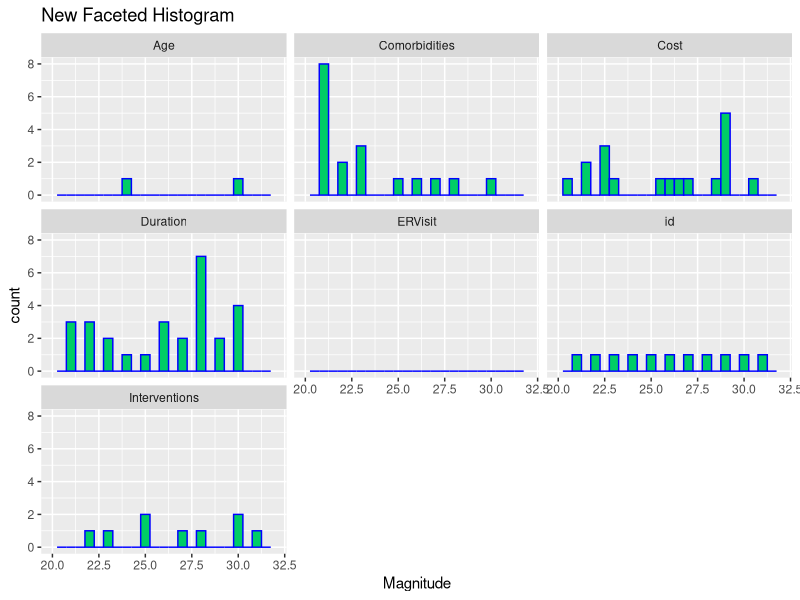
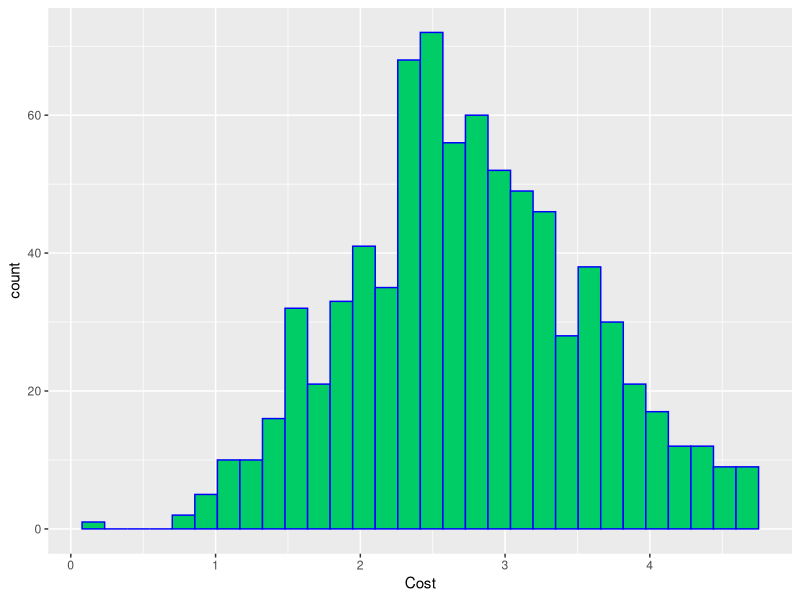
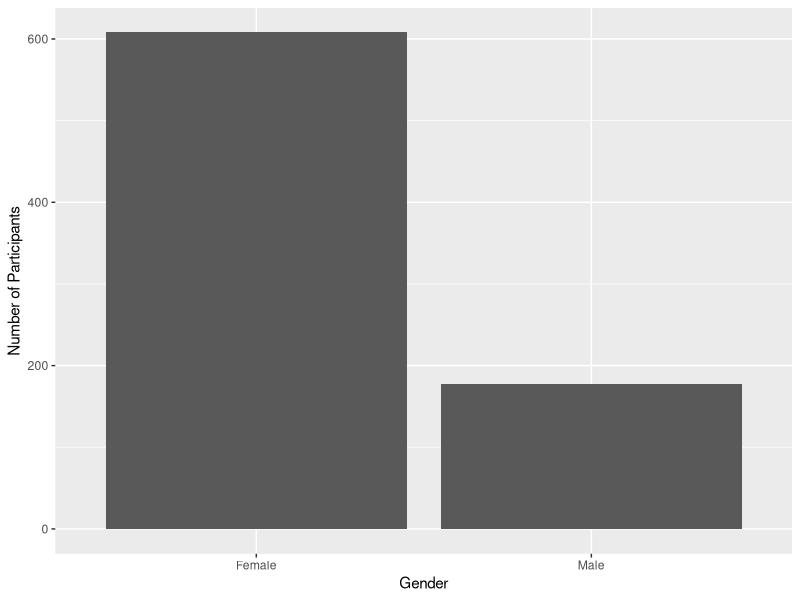
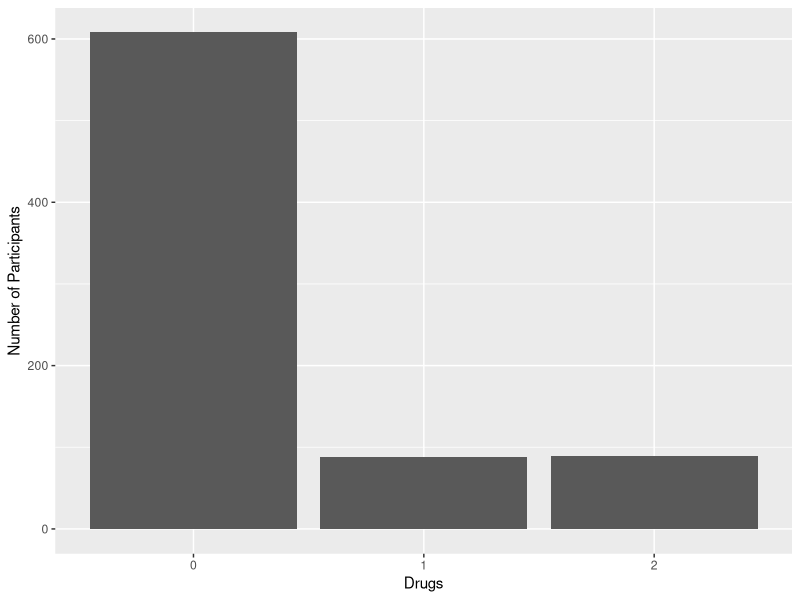
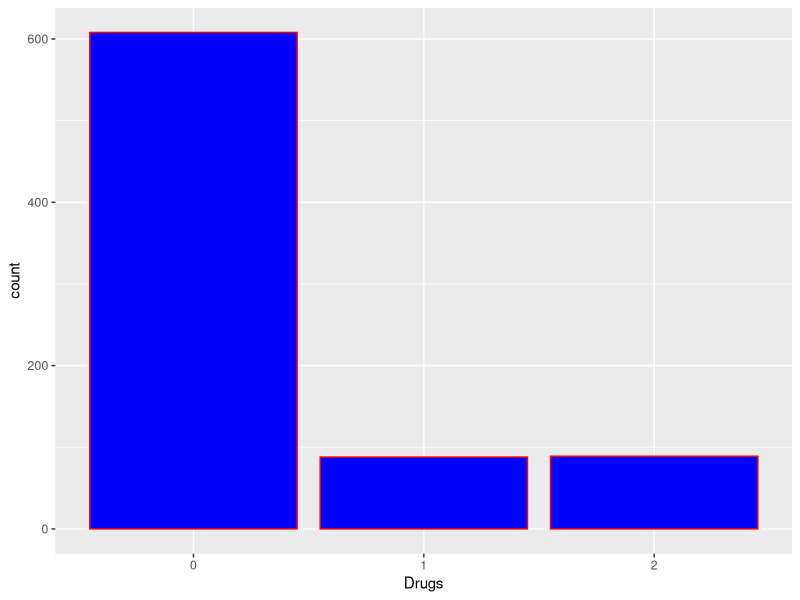
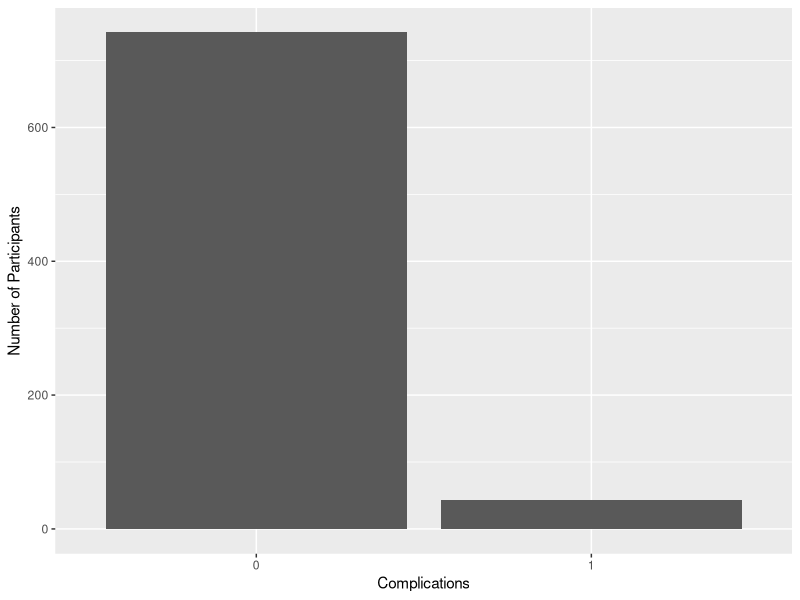
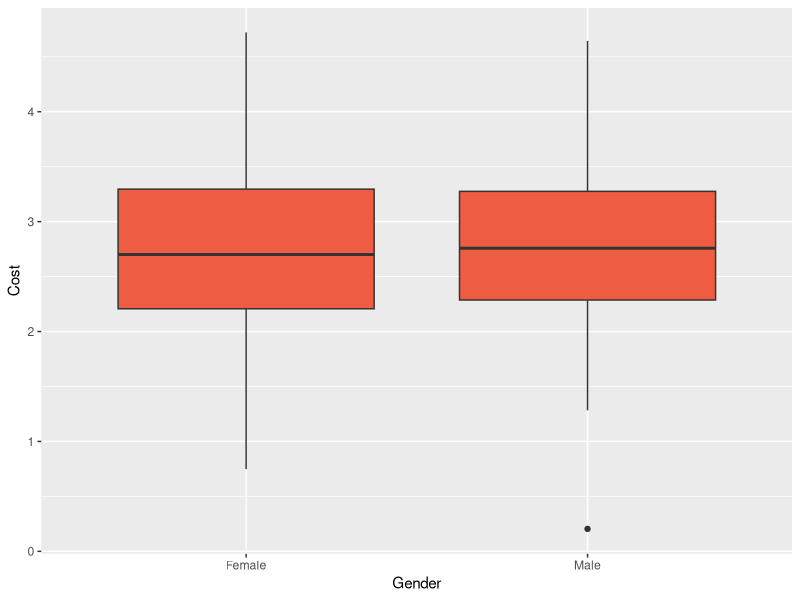
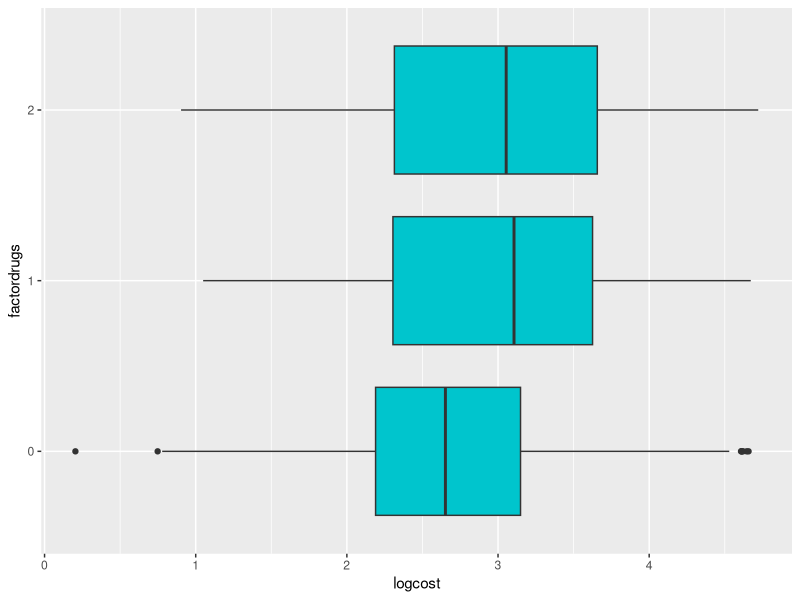

These figures' R source, in order:
## ---- chunk 1
# FILL ME IN
df=read.csv("heart_disease.csv", header=TRUE, stringsAsFactors = TRUE)
# df
## ---- chunk 2
# FILL ME IN
summary(df)
## ---- chunk 3
# FILL ME IN
df$Drugs <- factor(df$Drugs)
df$Complications <- factor(df$Complications)
df
summary(df)
## ---- chunk 4
suppressMessages(library(tidyverse))
# FILL ME IN
dfnew=df %>%
select(-id)
# dfnew
## ---- chunk 5
# FILL ME IN
dfnew=df %>%
  dplyr:: select(Cost,Age,Interventions,ERVisit, Comorbidities, Duration,id) %>%
  gather()
df7=dfnew %>%
  ggplot( mapping=aes(x=value))+
  geom_histogram(color="blue",fill="springgreen3",bins=25) +scale_x_continuous(lim = c(20, 32))
df7+ facet_wrap(~key)+labs(x = "Magnitude")+ggtitle("New Faceted Histogram")
## ---- chunk 6
# FILL ME IN
df %>% filter(.,Cost>0) -> df
df$Cost = log10(df$Cost)
# df
df %>%
  ggplot(aes(x=Cost))+
  geom_histogram(color="blue",fill="springgreen3")
## ---- chunk 7
# FILL ME IN
table(df$Gender)
df.gender<- ggplot(data=df, aes(x=Gender))+geom_bar()+labs(y="Number of Participants")
df.gender
#dfmatrix=as.matrix(df)(Failed tries)
#barplot(dfmatrix)
#barplot(Gender)
#barplot(factor(df$Gender))
## ---- chunk 8
# FILL ME IN
table(df$Drugs)
df.drugs<- ggplot(data=df, aes(x=Drugs))+geom_bar()+labs(y="Number of Participants")
df.drugs
#Another Method
ggplot(data=df,mapping=aes(x=Drugs)) + 
  geom_bar(color="red",fill="blue")
count(df,Drugs)


#barplot(dfmatrix)
#barplot(Gender)
#barplot(factor(df$Gender))
## ---- chunk 9
# FILL ME IN
table(df$Complications)
df.comp<- ggplot(data=df, aes(x=Complications), fill="red")+geom_bar()+labs(y="Number of Participants")
df.comp
#barplot(dfmatrix)
#barplot(Gender)
#barplot(factor(df$Gender))
## ---- chunk 10
# FILL ME IN
table(df$Drugs,df$Complications)
#df.drugs<- ggplot(data=df, aes(x=Drugs))+geom_bar()+labs(y="Number of Participants")
#df.drugs
#barplot(dfmatrix)
#barplot(Gender)
#barplot(factor(df$Gender))
## ---- chunk 11
# FILL ME IN
q91=ggplot(data=df,mapping=aes(x=Gender,y=Cost)) + 
  geom_boxplot(fill="tomato2")
q91
## ---- chunk 12
# FILL ME IN
q92=ggplot(data=df,mapping=aes(x=Cost,y=factor(Drugs))) + labs(x="logcost",y="factordrugs")+
  geom_boxplot(fill="turquoise3")
q93=ggplot(data=df,mapping=aes(x=Cost,y=factor(Complications))) + labs(x="logcost",y="Complications")+
  geom_boxplot(fill="magenta")
q92
q93
## ---- chunk 13
# FILL ME IN
plot(df$Age,df$Cost)
plot(df$Gender,df$Cost)
plot(df$Interventions,df$Cost)
plot(df$ERVisit,df$Cost)
plot(df$Comorbidities,df$Cost)
plot(df$Duration,df$Cost)
## ---- chunk 14
# FILL ME IN
df11<- df %>% 
 dplyr:: select(., -Gender, -Drugs, -Complications,-id)
# df11
library(corrplot)
corrplot(cor(df11))
## ---- chunk 15
# FILL ME IN
df12<- df %>% 
  dplyr:: select(., -Cost)
# df12
GGally:: ggpairs(df12) # **ggpairs() is not working somehow**
